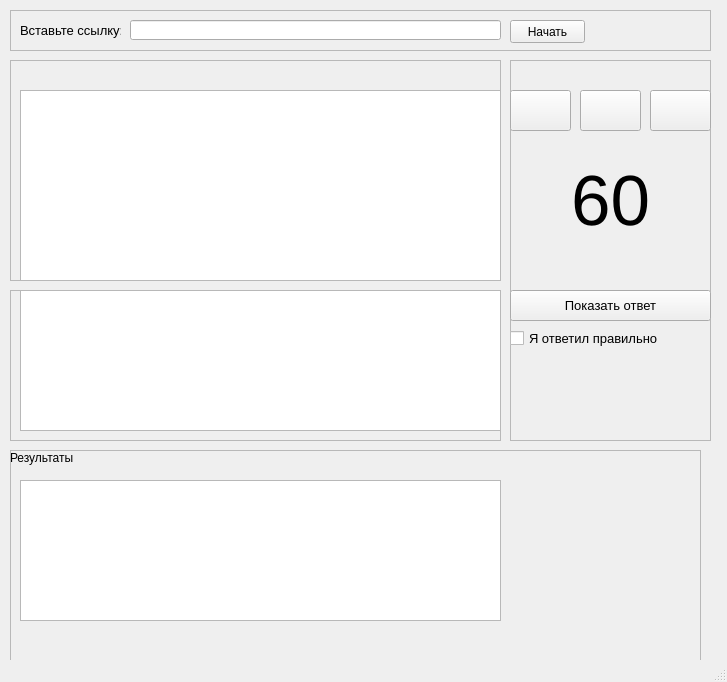
<?xml version="1.0" encoding="UTF-8"?>
<ui version="4.0">
 <class>MainWindow</class>
 <widget class="QMainWindow" name="MainWindow">
  <property name="geometry">
   <rect>
    <x>0</x>
    <y>0</y>
    <width>727</width>
    <height>682</height>
   </rect>
  </property>
  <property name="windowTitle">
   <string>ChGK</string>
  </property>
  <widget class="QWidget" name="centralwidget">
   <widget class="QFrame" name="start_frame">
    <property name="geometry">
     <rect>
      <x>10</x>
      <y>10</y>
      <width>701</width>
      <height>41</height>
     </rect>
    </property>
    <property name="frameShape">
     <enum>QFrame::StyledPanel</enum>
    </property>
    <property name="frameShadow">
     <enum>QFrame::Raised</enum>
    </property>
    <widget class="QPushButton" name="start_btn">
     <property name="geometry">
      <rect>
       <x>500</x>
       <y>10</y>
       <width>75</width>
       <height>23</height>
      </rect>
     </property>
     <property name="font">
      <font>
       <pointsize>9</pointsize>
      </font>
     </property>
     <property name="focusPolicy">
      <enum>Qt::NoFocus</enum>
     </property>
     <property name="text">
      <string>Начать</string>
     </property>
    </widget>
    <widget class="QLabel" name="url_label">
     <property name="geometry">
      <rect>
       <x>10</x>
       <y>10</y>
       <width>101</width>
       <height>20</height>
      </rect>
     </property>
     <property name="font">
      <font>
       <family>MS Shell Dlg 2</family>
       <pointsize>10</pointsize>
      </font>
     </property>
     <property name="text">
      <string>Вставьте ссылку: </string>
     </property>
    </widget>
    <widget class="QLineEdit" name="url_lineEdit">
     <property name="geometry">
      <rect>
       <x>120</x>
       <y>10</y>
       <width>371</width>
       <height>20</height>
      </rect>
     </property>
     <property name="font">
      <font>
       <pointsize>9</pointsize>
      </font>
     </property>
    </widget>
   </widget>
   <widget class="QFrame" name="question_frame">
    <property name="geometry">
     <rect>
      <x>10</x>
      <y>60</y>
      <width>491</width>
      <height>221</height>
     </rect>
    </property>
    <property name="frameShape">
     <enum>QFrame::StyledPanel</enum>
    </property>
    <property name="frameShadow">
     <enum>QFrame::Raised</enum>
    </property>
    <widget class="QTextEdit" name="question_textEdit">
     <property name="geometry">
      <rect>
       <x>10</x>
       <y>30</y>
       <width>481</width>
       <height>191</height>
      </rect>
     </property>
    </widget>
    <widget class="QLabel" name="game_header_label">
     <property name="geometry">
      <rect>
       <x>10</x>
       <y>0</y>
       <width>481</width>
       <height>16</height>
      </rect>
     </property>
     <property name="font">
      <font>
       <pointsize>12</pointsize>
       <weight>75</weight>
       <bold>true</bold>
      </font>
     </property>
     <property name="text">
      <string/>
     </property>
    </widget>
   </widget>
   <widget class="QFrame" name="answer_frame">
    <property name="geometry">
     <rect>
      <x>10</x>
      <y>290</y>
      <width>491</width>
      <height>151</height>
     </rect>
    </property>
    <property name="frameShape">
     <enum>QFrame::StyledPanel</enum>
    </property>
    <property name="frameShadow">
     <enum>QFrame::Raised</enum>
    </property>
    <widget class="QTextEdit" name="answer_textEdit">
     <property name="geometry">
      <rect>
       <x>10</x>
       <y>0</y>
       <width>481</width>
       <height>141</height>
      </rect>
     </property>
    </widget>
   </widget>
   <widget class="QFrame" name="result_frame">
    <property name="geometry">
     <rect>
      <x>10</x>
      <y>450</y>
      <width>691</width>
      <height>211</height>
     </rect>
    </property>
    <property name="frameShape">
     <enum>QFrame::StyledPanel</enum>
    </property>
    <property name="frameShadow">
     <enum>QFrame::Raised</enum>
    </property>
    <widget class="QLabel" name="result_label">
     <property name="geometry">
      <rect>
       <x>0</x>
       <y>0</y>
       <width>121</width>
       <height>16</height>
      </rect>
     </property>
     <property name="font">
      <font>
       <pointsize>9</pointsize>
      </font>
     </property>
     <property name="text">
      <string>Результаты</string>
     </property>
    </widget>
    <widget class="QTableView" name="results_tableView">
     <property name="geometry">
      <rect>
       <x>10</x>
       <y>30</y>
       <width>481</width>
       <height>141</height>
      </rect>
     </property>
    </widget>
   </widget>
   <widget class="QFrame" name="control_frame">
    <property name="geometry">
     <rect>
      <x>510</x>
      <y>60</y>
      <width>201</width>
      <height>381</height>
     </rect>
    </property>
    <property name="frameShape">
     <enum>QFrame::StyledPanel</enum>
    </property>
    <property name="frameShadow">
     <enum>QFrame::Raised</enum>
    </property>
    <widget class="QPushButton" name="previous_btn">
     <property name="geometry">
      <rect>
       <x>0</x>
       <y>30</y>
       <width>61</width>
       <height>41</height>
      </rect>
     </property>
     <property name="font">
      <font>
       <kerning>true</kerning>
      </font>
     </property>
     <property name="text">
      <string/>
     </property>
     <property name="icon">
      <iconset theme="c:\Users\Polina.DESKTOP-UGBOPLJ\PycharmProjects\previous.png">
       <normalon>../previous.png</normalon>
      </iconset>
     </property>
     <property name="iconSize">
      <size>
       <width>30</width>
       <height>16</height>
      </size>
     </property>
    </widget>
    <widget class="QPushButton" name="pause_btn">
     <property name="geometry">
      <rect>
       <x>70</x>
       <y>30</y>
       <width>61</width>
       <height>41</height>
      </rect>
     </property>
     <property name="font">
      <font>
       <kerning>true</kerning>
      </font>
     </property>
     <property name="text">
      <string/>
     </property>
     <property name="icon">
      <iconset theme="c:\Users\Polina.DESKTOP-UGBOPLJ\PycharmProjects\pause.png">
       <normaloff>../../../../Program Files (x86)/Qt Designer</normaloff>
       <normalon>../pause.png</normalon>../../../../Program Files (x86)/Qt Designer</iconset>
     </property>
     <property name="iconSize">
      <size>
       <width>30</width>
       <height>20</height>
      </size>
     </property>
    </widget>
    <widget class="QPushButton" name="next_btn">
     <property name="geometry">
      <rect>
       <x>140</x>
       <y>30</y>
       <width>61</width>
       <height>41</height>
      </rect>
     </property>
     <property name="font">
      <font>
       <kerning>true</kerning>
      </font>
     </property>
     <property name="text">
      <string/>
     </property>
     <property name="icon">
      <iconset>
       <normaloff>../../../../Program Files (x86)/Qt Designer</normaloff>
       <normalon>../next.png</normalon>../../../../Program Files (x86)/Qt Designer</iconset>
     </property>
     <property name="iconSize">
      <size>
       <width>30</width>
       <height>16</height>
      </size>
     </property>
    </widget>
    <widget class="QPushButton" name="show_answer_btn">
     <property name="geometry">
      <rect>
       <x>0</x>
       <y>230</y>
       <width>201</width>
       <height>31</height>
      </rect>
     </property>
     <property name="font">
      <font>
       <pointsize>10</pointsize>
      </font>
     </property>
     <property name="text">
      <string>Показать ответ</string>
     </property>
    </widget>
    <widget class="QLabel" name="timer_label">
     <property name="geometry">
      <rect>
       <x>50</x>
       <y>100</y>
       <width>101</width>
       <height>81</height>
      </rect>
     </property>
     <property name="font">
      <font>
       <pointsize>53</pointsize>
       <weight>50</weight>
       <bold>false</bold>
      </font>
     </property>
     <property name="text">
      <string>60</string>
     </property>
     <property name="alignment">
      <set>Qt::AlignCenter</set>
     </property>
    </widget>
    <widget class="QCheckBox" name="is_answered_checkBox">
     <property name="geometry">
      <rect>
       <x>0</x>
       <y>270</y>
       <width>181</width>
       <height>17</height>
      </rect>
     </property>
     <property name="font">
      <font>
       <pointsize>10</pointsize>
      </font>
     </property>
     <property name="text">
      <string>Я ответил правильно</string>
     </property>
    </widget>
   </widget>
  </widget>
  <widget class="QMenuBar" name="menubar">
   <property name="geometry">
    <rect>
     <x>0</x>
     <y>0</y>
     <width>727</width>
     <height>21</height>
    </rect>
   </property>
  </widget>
  <widget class="QStatusBar" name="statusbar"/>
 </widget>
 <resources/>
 <connections/>
</ui>
